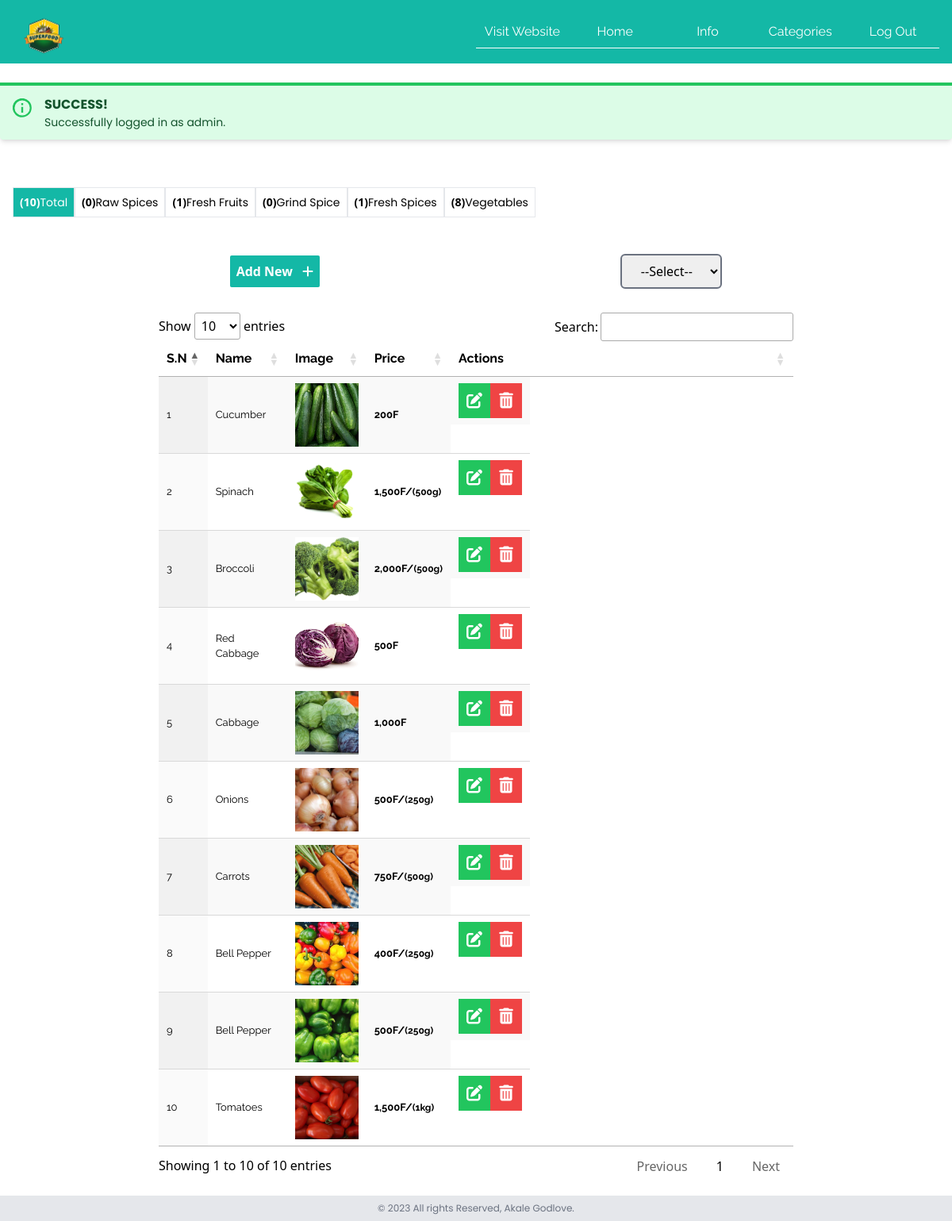
The page /admin_panel/index (signed in) on the database its author committed.
### tables this page shows
CREATE TABLE `tbl_category` (
  `id` int(11) NOT NULL,
  `cat_name` varchar(56) NOT NULL,
  `cat_image` text NOT NULL
);

CREATE TABLE `products_list` (
  `product_code` int(11) NOT NULL,
  `product_name` text NOT NULL,
  `product_price` varchar(19) NOT NULL DEFAULT '0',
  `promo` int(11) DEFAULT 0,
  `product_pprice` varchar(19) NOT NULL DEFAULT '0',
  `product_category` int(11) NOT NULL,
  `product_desc` text NOT NULL,
  `product_seo` text NOT NULL,
  `available` int(11) NOT NULL,
  `best_or_new` int(11) NOT NULL DEFAULT 0 COMMENT '0 os defaut,1 is new ariival, 2 is best seller',
  `product_image` varchar(255) NOT NULL,
  `measurement` text NOT NULL,
  `qty` text NOT NULL
);

### admin_panel/partials/trow.php (the view, shortened to what this page needs)
<?php
if(isset($_GET['cat']) && strlen($_GET['cat'])<3){
    $prid=$_GET['cat'];
$result_count = mysqli_query($conn,"SELECT COUNT(*) As total_records FROM `products_list` WHERE product_category=$prid ");
$total_records = mysqli_fetch_array($result_count);
$total_records = $total_records['total_records'];
$total_no_of_pages = ceil($total_records / $total_records_per_page);
$second_last = $total_no_of_pages - 1;
$sql = "SELECT * FROM products_list WHERE product_category=$prid  order by product_code DESC LIMIT $offset, $total_records_per_page";
$res = mysqli_query($conn, $sql);
$count = mysqli_num_rows($res);
$sn=1;
if($count>0){
while($row=mysqli_fetch_assoc($res))
{
    $id = $row['product_code'];
    $price = $row['product_price'];
    $promo_price = $row['product_pprice'];
    $title = $row['product_name'];
    $prod_imgs = $row['product_image'];
    $availability = $row['available'];
    $prod_img =explode(",",$prod_imgs);
    $promo = $row['promo'];
     $ms = $row['measurement'];
    $qty = $row['qty'];
    ?>
    <tr>
                      <td class="w-10">
                      <?php echo $sn++; ?>
                      </td>
                      <td class="w-20">
                      <?php echo $title; ?>
                    </td>
                      <td class="w-20">
                      <?php
                    if($prod_imgs==""){
  echo "<div class='text-red-500'>Image not Added.</div>";
  }else{
  ?>
   <img src="../assets/images/products/<?php echo $prod_img[0] ?>" alt="prods" class="object-cover h-[80px] ">
  <?php } ?>
                      </td>
                      <td class="w-20">
                     <?php if($promo == 1){
                      echo ' <p class="text-green-500 text-xs font-bold">is  On Promo:</p>';
                      echo number_format($promo_price,0)."F/<span class='text-xs'>(".$qty.$ms.")</span>";
                     }else{
                      echo number_format($price,0)."F/<span class='text-xs'>(".$qty.$ms.")</span>";
                     }
                    ?>
                    </td>
                      <td class="">
  <a href="update-prod?id=<?php echo $id; ?>" class="w-full text-center rounded bg-green-500 hover:bg-green-700 p-2 "><i class="fa-solid fa-pen-to-square text-xl text-white"></i></a>
  <a onclick="return confirm('Are you sure you want to delete <?php echo $title; ?>?');" href="delete?id=<?php echo $id; ?>&images=<?php echo $prod_imgs; ?>" class=" w-full text-center rounded bg-red-500 hover:bg-red-700 p-2"><i class="fa-solid fa-trash-can text-xl text-white"></i></a>
                      </td>
                  </tr>
                <?php
      }      }else{
            echo '';
        }
             }else{
$sql = "SELECT * FROM products_list order by product_code DESC  LIMIT $offset, $total_records_per_page";
$res = mysqli_query($conn, $sql);
$count = mysqli_num_rows($res);
$sn=1;
if($count>0){
while($row=mysqli_fetch_assoc($res))
{
    $id = $row['product_code'];
    $price = $row['product_price'];
    $promo_price = $row['product_pprice'];
    $title = $row['product_name'];
    $prod_imgs = $row['product_image'];
    $prod_img =explode(",",$prod_imgs);
    $promo = $row['promo'];
       $ms = $row['measurement'];
        $qty = $row['qty'];
    ?>
  <tr>
                    <td class="w-5">
                    <?php echo $sn++; ?>
                    </td>
                    <td class="w-20">
                      <?php echo $title; ?>
                    </td>
                    <td class="w-20">
                    <?php
                  if($prod_imgs==""){
echo "<div class='text-red-500'>Image not Added.</div>";
}else{
?>
 <img src="../assets/images/products/<?php echo $prod_img[0] ?>" alt="prods" class="object-cover h-[80px] ">
<?php } ?>
                    </td>
                    <td class="w-20 font-bold">
                     <?php if($promo == 1){
                      echo ' <p class="text-green-500 text-xs">is  On Promo:showing promo price</p>';
                     if(!empty($ms)){
                       echo number_format($promo_price,0)."F/<span class='text-xs'>(".$qty.$ms.")</span>";
                     }else{
                       echo number_format($promo_price,0)."F";
                     }
                     }else{
                     if(!empty($ms)){
                       echo number_format($price,0)."F/<span class='text-xs'>(".$qty.$ms.")</span>";
                     }else{
                       echo number_format($price,0)."F";
                     }
                     }
                    ?>
                    </td>
                    <td class="flex justify-between items-center lg:w-20">
<a href="update-prod?id=<?php echo $id; ?>" class="w-1/2 text-center bg-green-500 hover:bg-green-700 p-2 "><i class="fa-solid fa-pen-to-square text-xl text-white"></i></a>
<a  onclick="return confirm('Are you sure you want to delete <?php echo $title; ?>?');" href="delete?id=<?php echo $id; ?>&images=<?php echo $prod_imgs; ?>" class=" w-1/2 text-center  bg-red-500 hover:bg-red-700 p-2"><i class="fa-solid fa-trash-can text-xl text-white"></i></a>
                    </td>
                </tr>
                <?php
      }       }else{
        echo '';
    }
}
                    ?>

### admin_panel/index.php (shortened to what this page needs)
<?php
include '../config/config.inc.php';
?>
<?php
include 'partials/header-add.php';
if (isset($_GET['page_no']) && $_GET['page_no']!="") {
	$page_no = $_GET['page_no'];
	} else {
		$page_no = 1;
        }
	$total_records_per_page = 25;
    $offset = ($page_no-1) * $total_records_per_page;
?>
            <?php
                if(isset($_SESSION['login'])){
                    echo $_SESSION['login'];
                }
            ?>
    <div class="stats mt-4 w-full flex flex-wrap p-4 lg:pt-9">
        <div class="stat hover:shadow-none <?php if($active_cat && $active_cat !== "Home"){ echo 'hover:bg-teal-500 hover:text-white';}else{echo ' bg-teal-500 text-white';} ?> flex text-sm transition-all ease-in-out p-2 border ">
        <a href="index?cat=Home" class="text-sm flex">
            <h1 class="font-bold">
            (<?php
    $sql1 = "SELECT * FROM products_list";
                        $res1 = mysqli_query($conn, $sql1);
                        $count1 = mysqli_num_rows($res1);
                        echo $count1;
                    ?>)
            </h1>
            <p>Total</p>
            </a>
        </div>
        <?php
$get_cats="SELECT * FROM tbl_category order by id ASC";
foreach ($db->query($get_cats) as $cats) {
    $cid=$cats['id'];
    $cname=$cats['cat_name'];
    ?>
<div class="stat hover:shadow-none <?php if($active_cat == $cid){ echo 'bg-teal-500 text-white';}else{ echo 'hover:bg-teal-500 hover:text-white ';} ?> flex text-sm transition-all ease-in-out  p-2 border">
        <a href="index?cat=<?php echo $cid; ?>" class="text-sm flex">
            <h1 class="font-bold">
            (<?php
    $sql1 = "SELECT * FROM products_list WHERE product_category=$cid";
                        $res1 = mysqli_query($conn, $sql1);
                        $count1 = mysqli_num_rows($res1);
                            echo $count1;
                    ?>)
                    </h1>
                    <p><?php  echo ucwords($cname);?></p>
                    </a>
                </div>
    <?php
 }
      ?>
            </div>
<div class="filter my-4 px-2 w-full flex justify-around items-center lg:px-[100px]">
 <div class="my-4 add__btn flex justify-around items-center " >
 <a href="add" class="text-white bg-teal-500 p-2 rounded-sm font-semibold"><span>Add
    New
 </span><i class="fa-solid fa-plus ml-2"></i></a>
    </div>
<form  method="post" action="aux_cat" onchange="submit()" >
    <select name='other_cat' class="text-center border-2 border-gray-500 rounded-md p-2 ">
        <option value="Default sorting">--Select--</option>
    </select>
</form>
</div>
<section class=" w-full flex justify-center items-center overflow-x-scroll">
   <div class="w-full lg:w-2/3 ">
     <table id="example" class="display" style="width:100%">
        <thead>
            <tr>
                <th>S.N</th>
                <th>Name</th>
                <th>Image</th>
                <th>Price</th>
                <th>Actions</th>
            </tr>
        </thead>
        <tbody>
                               <?php include 'partials/trow.php'; ?>
            </tbody>
        </table>
    </div>
</section>
<?php include 'partials/footer.php'; ?>

### assets/css/custom.css (style rules this page uses)
.name,td,th { font-family: 'Raleway', sans-serif; }
td { font-size: small; }
p { font-family: 'Poppins', sans-serif; }

### rows shown on the page
tbl_category: count1 "0", cat_name "Raw Spices"
tbl_category: count1 "1", cat_name "Fresh Fruits"
tbl_category: count1 "0", cat_name "Grind Spice"
tbl_category: count1 "1", cat_name "Fresh Spices"
tbl_category: count1 "8", cat_name "Vegetables"
products_list: product_name "Cucumber", product_image (picture), product_price "200"
products_list: product_name "Spinach", product_image (picture), product_price "1,500", qty "500", measurement "g"
products_list: product_name "Broccoli", product_image (picture), product_price "2,000", qty "500", measurement "g"
products_list: product_name "Red Cabbage", product_image (picture), product_price "500"
products_list: product_name "Cabbage", product_image (picture), product_price "1,000"
products_list: product_name "Onions", product_image (picture), product_price "500", qty "250", measurement "g"
products_list: product_name "Carrots", product_image (picture), product_price "750", qty "500", measurement "g"
products_list: product_name "Bell Pepper", product_image (picture), product_price "400", qty "250", measurement "g"
products_list: product_name "Bell Pepper", product_image (picture), product_price "500", qty "250", measurement "g"
products_list: product_name "Tomatoes", product_image (picture), product_price "1,500", qty "1", measurement "kg"

### other values the page prints
$_SESSION['login'] "SUCCESS! Successfully logged in as admin."
$count1 "10"
